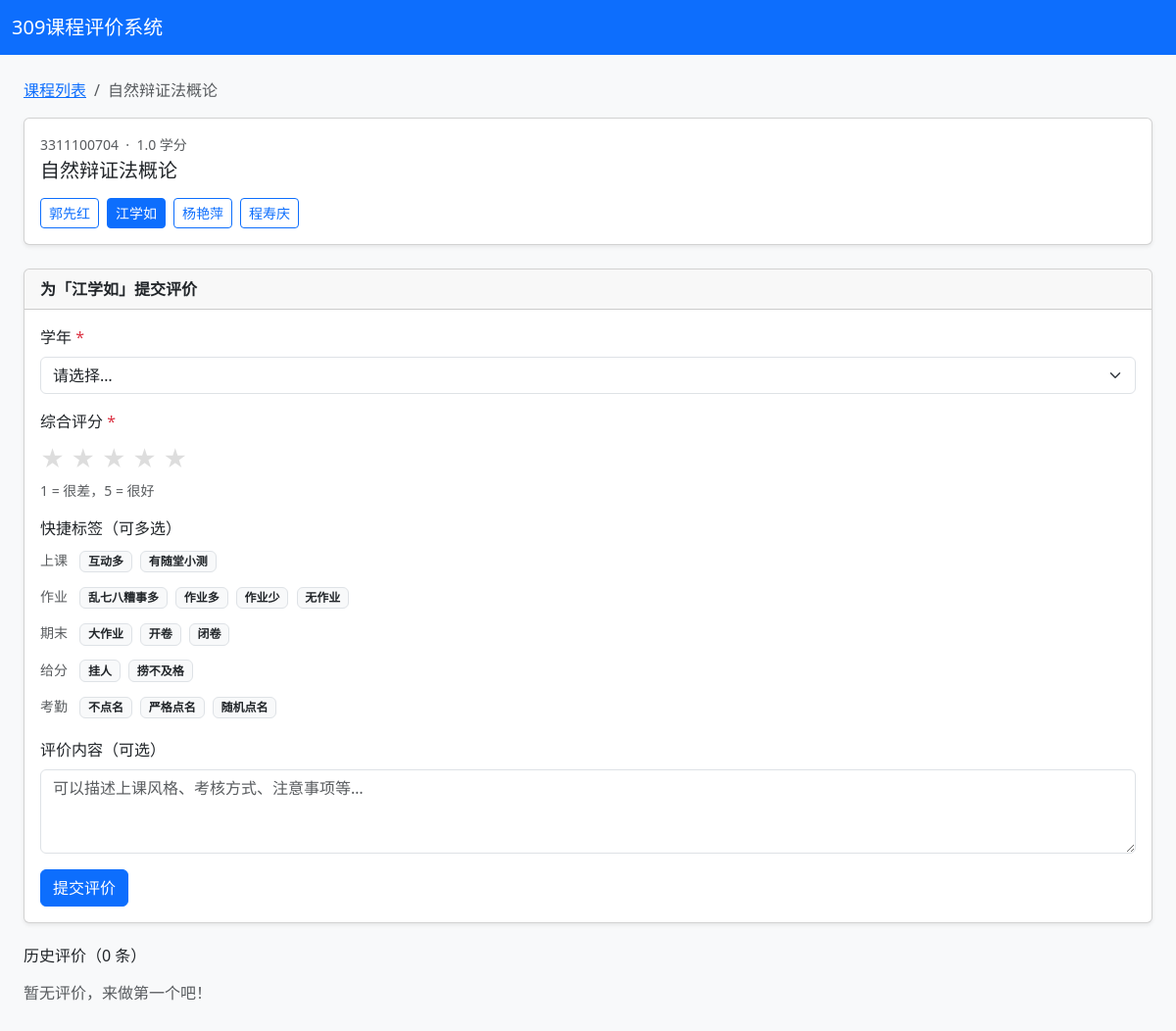
The page /course/2?teacher_id=3 on the database its author committed.
### models.py (models this page shows)
class Course(db.Model):
    id = db.Column(db.Integer, primary_key=True)
    code = db.Column(db.String(20), unique=True, nullable=False)
    name = db.Column(db.String(100), nullable=False)
    credits = db.Column(db.Float, nullable=False)
    exclude_from_public = db.Column(db.Boolean, default=False, nullable=False)
    teachers = db.relationship('Teacher', secondary=course_teacher, back_populates='courses')
    evaluations = db.relationship('Evaluation', back_populates='course', lazy='dynamic')
    curriculum = db.relationship('CurriculumEntry', back_populates='course', lazy='dynamic')

class Teacher(db.Model):
    id = db.Column(db.Integer, primary_key=True)
    name = db.Column(db.String(50), nullable=False, unique=True)
    courses = db.relationship('Course', secondary=course_teacher, back_populates='teachers')
    evaluations = db.relationship('Evaluation', back_populates='teacher', lazy='dynamic')

class Tag(db.Model):
    id = db.Column(db.Integer, primary_key=True)
    category = db.Column(db.String(20), nullable=False)
    label = db.Column(db.String(30), nullable=False)
    __table_args__ = (db.UniqueConstraint('category', 'label'),)

### routes/main.py (the view)
@bp.route('/course/<int:course_id>')
def course_detail(course_id):
    course = Course.query.get_or_404(course_id)
    teacher_id = request.args.get('teacher_id', type=int)
    selected_teacher = None
    if teacher_id:
        selected_teacher = Teacher.query.get_or_404(teacher_id)
        if selected_teacher not in course.teachers:
            abort(404)
    evaluations = []
    already_submitted = False
    if selected_teacher:
        evaluations = (Evaluation.query
                       .filter_by(course_id=course_id, teacher_id=teacher_id)
                       .order_by(Evaluation.year.desc(), Evaluation.created_at.desc())
                       .all())
        ip = get_client_ip()
        year_submitted = {
            e.year for e in Evaluation.query.filter_by(
                course_id=course_id, teacher_id=teacher_id, submitter_ip=ip
            ).all()
        }
    else:
        year_submitted = set()
    tags = Tag.query.order_by(Tag.category, Tag.label).all()
    tag_groups = {}
    for t in tags:
        tag_groups.setdefault(t.category, []).append(t)
    return render_template('course.html',
                           course=course,
                           selected_teacher=selected_teacher,
                           evaluations=evaluations,
                           year_submitted=year_submitted,
                           tag_groups=tag_groups,
                           years=Config.YEARS)

### app.py (called while the page is built)
def create_app():
    app = Flask(__name__)
    app.config.from_object(Config)
    db.init_app(app)
    login_manager = LoginManager(app)
    login_manager.login_view = 'admin.login'
    login_manager.login_message = '请先登录'
    @login_manager.user_loader
    def load_user(user_id):
        return Admin.query.get(int(user_id))
    @app.context_processor
    def inject_globals():
        cfg = SiteConfig.query.get('announcement')
        return {'announcement': cfg.value if cfg else '', 'st_abbr': Config.STUDENT_TYPE_ABBR}
    from routes.main import bp as main_bp
    from routes.admin import bp as admin_bp
    app.register_blueprint(main_bp)
    app.register_blueprint(admin_bp, url_prefix='/admin')
    return app

### routes/main.py (called while the page is built)
@bp.before_request
def _track_online():
    ip = get_client_ip()
    now = datetime.utcnow()
    _online[ip] = now
    cutoff = now - timedelta(minutes=5)
    for k in [k for k, v in list(_online.items()) if v < cutoff]:
        del _online[k]

def get_client_ip():
    return request.headers.get('X-Forwarded-For', request.remote_addr).split(',')[0].strip()

### templates/course.html (shortened to what this page needs)
{% extends 'base.html' %}
{% block content %}
<nav aria-label="breadcrumb" class="mb-3">
  <ol class="breadcrumb">
    <li class="breadcrumb-item"><a href="{{ url_for('main.index') }}">课程列表</a></li>
    <li class="breadcrumb-item active">{{ course.name }}</li>
  </ol>
</nav>
<div class="card shadow-sm mb-4">
  <div class="card-body">
    <p class="text-muted small mb-1">{{ course.code }} &nbsp;·&nbsp; {{ course.credits }} 学分</p>
    <h5 class="card-title mb-3">{{ course.name }}</h5>
    <div class="d-flex flex-wrap gap-2">
      {% for t in course.teachers %}
        <a class="btn {% if selected_teacher and selected_teacher.id == t.id %}btn-primary{% else %}btn-outline-primary{% endif %} btn-sm"
           href="{{ url_for('main.course_detail', course_id=course.id, teacher_id=t.id) }}">
          {{ t.name }}
        </a>
      {% endfor %}
    </div>
  </div>
</div>
{% if selected_teacher %}
<div class="card shadow-sm mb-4">
  <div class="card-header fw-semibold">为「{{ selected_teacher.name }}」提交评价</div>
  <div class="card-body">
    <form method="post" action="{{ url_for('main.submit') }}" id="evalForm">
      <div class="mb-3">
        <label class="form-label">学年 <span class="text-danger">*</span></label>
        <select class="form-select" name="year" required>
          <option value="">请选择…</option>
        </select>
      </div>
      <div class="mb-3">
        <label class="form-label">综合评分 <span class="text-danger">*</span></label>
        <div class="rating-stars" id="stars">
          {% for i in range(1,6) %}
            <span class="star" data-v="{{ i }}">★</span>
          {% endfor %}
        </div>
        <div class="form-text">1 = 很差，5 = 很好</div>
      </div>
      {% if tag_groups %}
      <div class="mb-3">
        <label class="form-label">快捷标签（可多选）</label>
        {% for category, tags in tag_groups.items() %}
          <div class="mb-2">
            <small class="text-muted me-2">{{ category }}</small>
            {% for tag in tags %}
              <span class="badge bg-light text-dark border tag-btn me-1 mb-1"
                    data-id="{{ tag.id }}">{{ tag.label }}</span>
            {% endfor %}
          </div>
        {% endfor %}
      </div>
      {% endif %}
      <div class="mb-3">
        <label class="form-label">评价内容（可选）</label>
        <textarea class="form-control" name="comment" rows="3" maxlength="500"
                  placeholder="可以描述上课风格、考核方式、注意事项等…"></textarea>
      </div>
      <button class="btn btn-primary" type="submit">提交评价</button>
    </form>
  </div>
</div>
<h6 class="mb-3">历史评价（{{ evaluations|length }} 条）</h6>
{% if evaluations %}
  {% set cur_year = namespace(v=0) %}
  {% for ev in evaluations %}
    {% if ev.year != cur_year.v %}
      {% set cur_year.v = ev.year %}
      <p class="fw-semibold text-secondary mt-3 mb-1">{{ ev.year }} 年</p>
    {% endif %}
    <div class="card card-body mb-2 py-2">
      <div class="d-flex align-items-center gap-2 mb-1">
        <span class="text-warning">{{ '★' * ev.rating }}{{ '☆' * (5 - ev.rating) }}</span>
        <small class="text-muted">{{ ev.created_at.strftime('%Y-%m-%d') }}</small>
      </div>
      {% for tag in ev.tags %}
        <span class="badge bg-secondary me-1">{{ tag.label }}</span>
      {% endfor %}
      {% if ev.comment %}<p class="mb-0 mt-1 small">{{ ev.comment }}</p>{% endif %}
    </div>
  {% endfor %}
{% else %}
  <p class="text-muted">暂无评价，来做第一个吧！</p>
{% endif %}
{% else %}
<div class="alert alert-info">请在上方选择一位老师，查看并提交评价。</div>
{% endif %}
{% endblock %}

### templates/base.html (style rules this page uses)
.rating-stars { font-size: 1.5rem; cursor: pointer; }
.rating-stars .star { color: #ddd; transition: color .15s; }
.tag-btn { cursor: pointer; user-select: none; }

### rows shown on the page
Course: name "自然辩证法概论", code "3311100704", credits "1.0"
Teacher: name "郭先红"
Teacher: name "江学如"
Teacher: name "杨艳萍"
Teacher: name "程寿庆"
Tag: category "上课", label "互动多"
Tag: label "有随堂小测"
Tag: category "作业", label "乱七八糟事多"
Tag: label "作业多"
Tag: label "作业少"
Tag: label "无作业"
Tag: category "期末", label "大作业"
Tag: label "开卷"
Tag: label "闭卷"
Tag: category "给分", label "挂人"
Tag: label "捞不及格"
Tag: category "考勤", label "不点名"
Tag: label "严格点名"
Tag: label "随机点名"

### other values the page prints
{{ evaluations|length }} "0"
